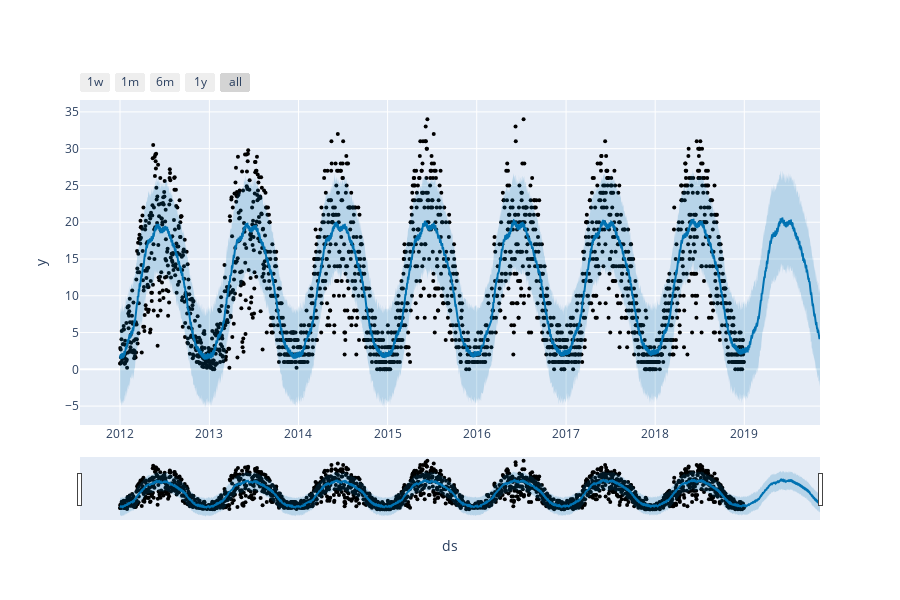

Notebook code cell kept with this figure:
### Code cell
plot_plotly(model1, predictions)

### Figure 1 — Plotly figure (JSON) as saved in the notebook; plotly's stock layout.template omitted (floating-point values rounded to 4 significant figures; data arrays with more than 128 entries replaced by an {"elided": "..."} marker saying what was removed)
{"data": [{"marker": {"color": "black", "size": 4}, "mode": "markers", "name": "Actual", "type": "scatter", "x": {"elided": "2379 str values"}, "y": {"elided": "2379 float values"}}, {"hoverinfo": "skip", "line": {"width": 0}, "mode": "lines", "type": "scatter", "x": {"elided": "2691 str values"}, "y": {"elided": "2691 float values"}}, {"fill": "tonexty", "fillcolor": "rgba(0, 114, 178, 0.2)", "line": {"color": "#0072B2", "width": 2}, "mode": "lines", "name": "Predicted", "type": "scatter", "x": {"elided": "2691 str values"}, "y": {"elided": "2691 float values"}}, {"fill": "tonexty", "fillcolor": "rgba(0, 114, 178, 0.2)", "hoverinfo": "skip", "line": {"width": 0}, "mode": "lines", "type": "scatter", "x": {"elided": "2691 str values"}, "y": {"elided": "2691 float values"}}], "layout": {"height": 600, "showlegend": false, "width": 900, "xaxis": {"rangeselector": {"buttons": [{"count": 7, "label": "1w", "step": "day", "stepmode": "backward"}, {"count": 1, "label": "1m", "step": "month", "stepmode": "backward"}, {"count": 6, "label": "6m", "step": "month", "stepmode": "backward"}, {"count": 1, "label": "1y", "step": "year", "stepmode": "backward"}, {"step": "all"}]}, "rangeslider": {"visible": true}, "title": {"text": "ds"}, "type": "date"}, "yaxis": {"title": {"text": "y"}}}}
